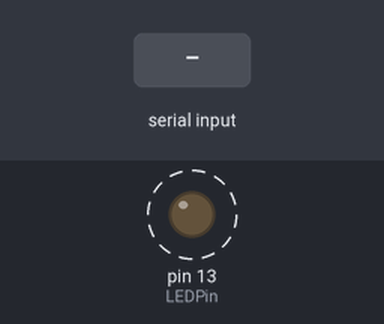
The sketch below on a simulated Arduino Uno, built with avr-gcc and run on an emulated ATmega328P. Parts: output pins drawn as LEDs (lit = HIGH). Dashed ring = blinking. The test bench sets the inputs (shaded band). What the sketch prints to the serial monitor is not drawn.

Above: at 1.2 s.
1.3 s: byte 30 received over Serial
4.3 s: byte 90 received over Serial
7.3 s: byte 120 received over Serial
Timing chart, 0 to 16.3 s (numbered marks = the images above; inputs shaded):
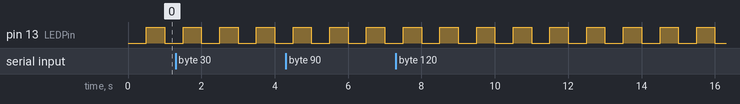

Measured:
- by itself, pin 13 (LEDPin): alternates HIGH for 0.50 s and LOW for 0.50 s

The sketch:

blink2.ino
```cpp
/*
  Remembering how to make comments this is a block comment
  Simple Serial
  Listens for an incoming serial byte. Adds one to the byte
  and send the result out serially
  Also blinks an LED pin 13 every half second
*/

int LEDPin =13; //Digital O Pin 13
int inByte = 0; //holds incoming data
long blinkTimer = 0; // keeps track of how long since the LED was last turned off

int blinkInterval = 1000; //a full second from on to off

void setup(){
    pinMode(LEDPin, OUTPUT); //set pin 13 to be an output
    Serial.begin(9600); //configuring the serial port for 9600 bps, data/baud rate
}

void loop(){
   //if there are any incoming serial bytes available to read:
   if (Serial.available() > 0) {
   //then read the first available byte:
   inByte = Serial.read();
  //and add one to it. then send the result out:
  Serial.write(inByte+1);
   }

   //Keep blinking the LED
   if (millis() - blinkTimer >= blinkInterval/2){
     digitalWrite(LEDPin, HIGH); //LED ON
   }
   if (millis() - blinkTimer >= blinkInterval){
     digitalWrite(LEDPin, LOW); //LED Off
     blinkTimer = millis();
   }
}
```
